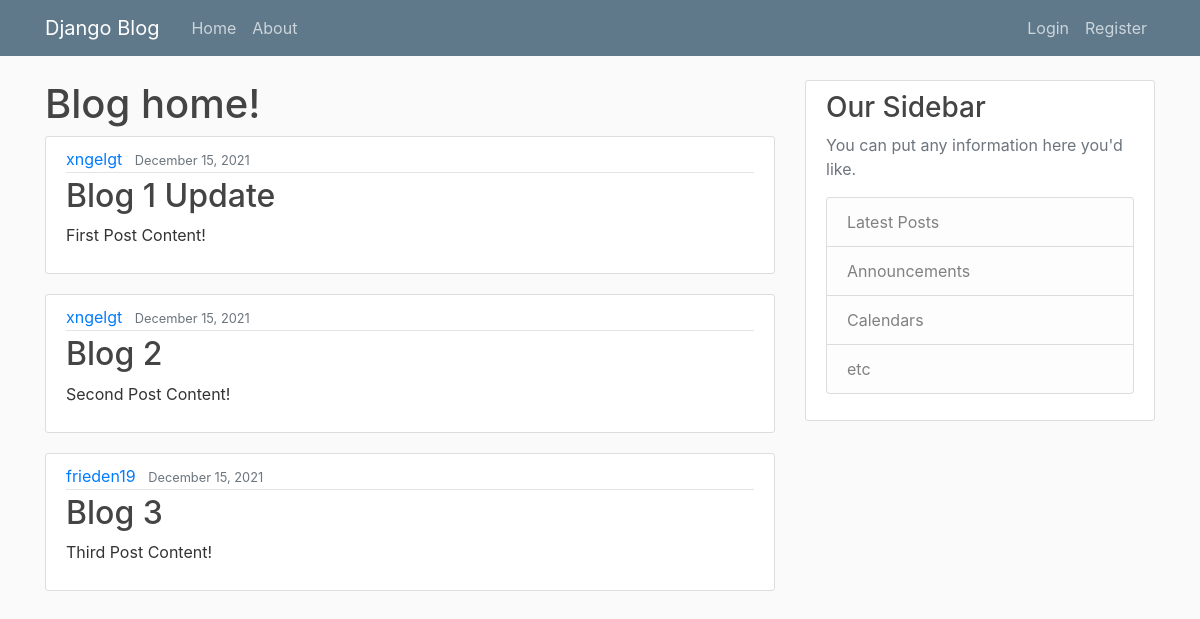
Before: / with the older database file.
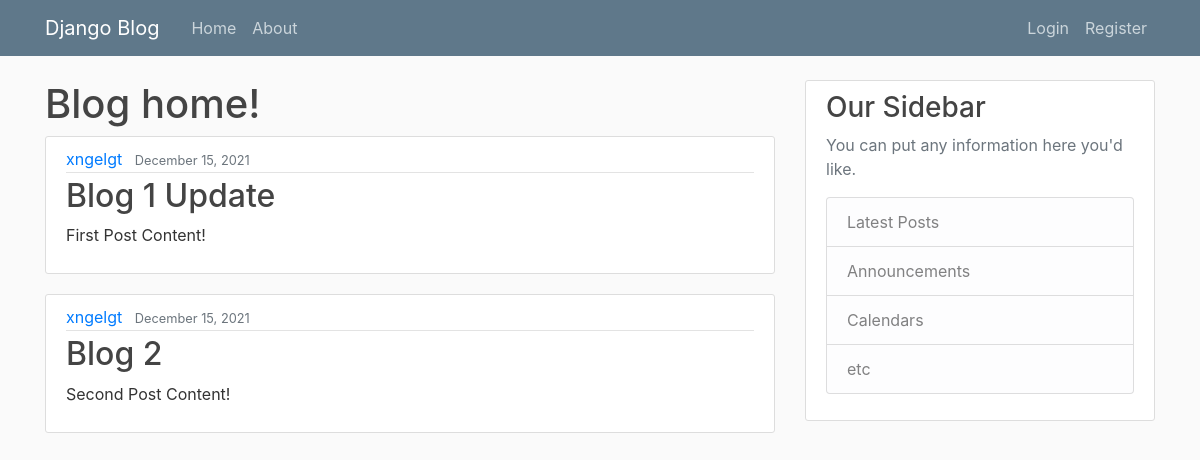
After: the same page with the newer database file.
### blog/models.py (models this page shows, shortened)
class Post(models.Model):
    title = models.CharField(max_length=100)
    content = models.TextField()
    date_posted = models.DateTimeField(default=timezone.now)
    author = models.ForeignKey(User,on_delete=models.CASCADE)

### blog/views.py (the view)
# urls.py: path('', views.home, name='blog-home'),
def home(request):
    context = {
        'posts': Post.objects.all()
    }
    return render(request, 'blog/home.html', context)

### blog/templates/blog/home.html
{% extends "blog/base.html" %}
{% block content %}
    <h1>Blog home!</h1>
    {% for post in posts %}
        <article class="media content-section">
            <div class="media-body">
            <div class="article-metadata">
                <a class="mr-2" href="#">{{ post.author }}</a>
                <small class="text-muted">{{ post.date_posted|date:"F d, Y" }}</small>
            </div>
            <h2><a class="article-title" href="#">{{ post.title }}</a></h2>
            <p class="article-content">{{ post.content }}</p>
            </div>
        </article>
    {% endfor %}
{% endblock content %}

### blog/templates/blog/base.html (shortened to what this page needs)
{% load static %}
<!DOCTYPE html>
<html>
<head>
    <link rel="stylesheet" href="https://maxcdn.bootstrapcdn.com/bootstrap/4.0.0/css/bootstrap.min.css">
    <link rel="stylesheet" type="text/css" href="{% static 'blog/main.css' %}">
</head>
<body>
    <header class="site-header">
        <nav class="navbar navbar-expand-md navbar-dark bg-steel fixed-top">
          <div class="container">
            <a class="navbar-brand mr-4" href="/">Django Blog</a>
            <div class="collapse navbar-collapse" id="navbarToggle">
              <div class="navbar-nav mr-auto">
                <a class="nav-item nav-link" href="{% url 'blog-home' %}">Home</a>
                <a class="nav-item nav-link" href="{% url 'blog-about' %}">About</a>
              </div>
              <div class="navbar-nav">
                {% if user.is_authenticated %}
                  <a class="nav-item nav-link" href="{% url 'logout' %}">Logout</a>
                  <a class="nav-item nav-link" href="{% url 'profile' %}">Profile</a>
                {% else %}
                  <a class="nav-item nav-link" href="{% url 'login' %}">Login</a>
                  <a class="nav-item nav-link" href="{% url 'register' %}">Register</a>
                {% endif %}
                </div>
            </div>
          </div>
        </nav>
    </header>
    <main role="main" class="container">
        <div class="row">
            <div class="col-md-8">
              {% block content %}{% endblock %}
            </div>
            <div class="col-md-4">
            <div class="content-section">
                <h3>Our Sidebar</h3>
                <p class='text-muted'>You can put any information here you'd like.
                <ul class="list-group">
                    <li class="list-group-item list-group-item-light">Latest Posts</li>
                    <li class="list-group-item list-group-item-light">Announcements</li>
                    <li class="list-group-item list-group-item-light">Calendars</li>
                    <li class="list-group-item list-group-item-light">etc</li>
                </ul>
                </p>
            </div>
            </div>
        </div>
    </main>
</body>
</html>

### blog/static/blog/main.css (style rules this page uses)
body { background: #fafafa; color: #333333; margin-top: 5rem; }
h1, h2, h3, h4, h5, h6 { color: #444444; }
ul { margin: 0; }
.bg-steel { background-color: #5f788a; }
.site-header .navbar-nav .nav-link { color: #cbd5db; }
.content-section { background: #ffffff; padding: 10px 20px; border: 1px solid #dddddd; border-radius: 3px; margin-bottom: 20px; }
.article-title { color: #444444; }
.article-content { white-space: pre-line; }
.article-metadata { padding-bottom: 1px; margin-bottom: 4px; border-bottom: 1px solid #e3e3e3 }

Changed rows visible on the page:
removed Post: author "frieden19", date_posted "December 15, 2021", title "Blog 3", content "Third Post Content!"
